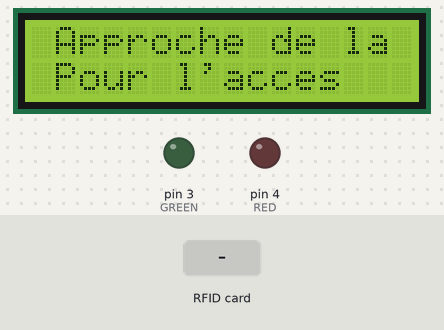
A sketch run on a simulated Arduino Uno, built with avr-gcc and run on an emulated ATmega328P. Parts: 16×2 character LCD, output pins drawn as LEDs (lit = HIGH). Inputs (shaded band) come from the test bench. Pins used as bus, display or sensor lines are not drawn.

Above: at 1.3 s.
1.4 s: RFID card 5E 7A 19 C4 held to the reader
At 2.6 s:
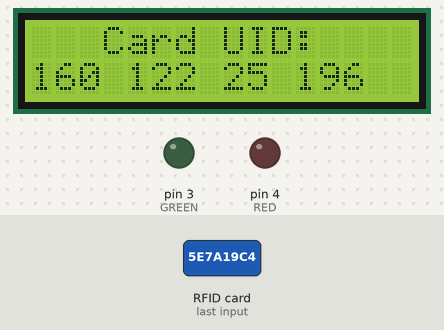
2.9 s: RFID card 5E 7A 19 C4 held to the reader
At 5.6 s:
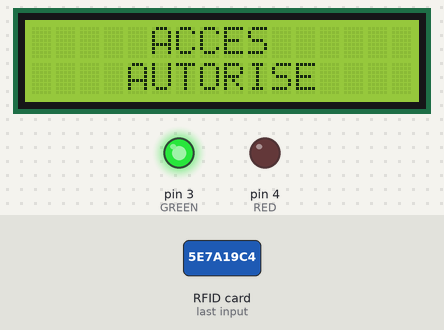
Timing chart, 0 to 8.0 s (numbered marks = the images above; inputs shaded):
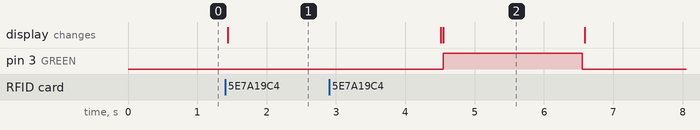

Measured:
- after the input at 1.4 s, the display: changes at once (image 1)
- after the input at 2.9 s, pin 3 (GREEN): LOW → HIGH after 1.6 s, → LOW 2.0 s later; the display: first differs from a run without the input after 1.6 s (image 2)

The sketch:

controle_d_acces.ino
```cpp
/*
Cet exemple stocke le premier numéro de carte lu dans une variable
En commençant par l'approche d'une carte, une comparaison est faite entre la valeur lue de la carte et la valeur stockée.
Les informations sont affichées sur un écran 16x2 via une communication I2C.

---------------------------------------------------------------------------------------------
Module/components      |  PIN  |
RED   LED              |  D4   |
GREEN LED              |  D3   |
LCD I2C                |       |
RFID RFID MFRC522 :
3.3v                   |  3.3v |
RST                    |  D9   |
GND                    |  GND  |
MISO                   |  D12  |
MOSI                   |  D11  |
SCK                    |  D13  |
SDA                    |  D10 |
---------------------------------------------------------------------------------------------


*/

// bibliotecas
#include <SPI.h>  // arduino standard
#include <MFRC522.h>  // besoin d'ajouter dans le dossier des bibliothèques arduino
#include <Wire.h> // arduino standard
#include <LiquidCrystal_I2C.h> // besoin d'ajouter dans le dossier des bibliothèques arduino

LiquidCrystal_I2C lcd(0x27,16,2);
#define SS_PIN 10
#define RST_PIN 9
MFRC522 mfrc522(SS_PIN, RST_PIN);    // créez un int MFRC522 portant le nom mfrc522
int *aux;
int card1[4];
int flag = 0;
int led = 13;
int cnt =0;

#define RED 4
#define GREEN 3

void setup() {
        pinMode(led, OUTPUT);

        lcd.init();
        lcd.backlight();
    SPI.begin();        // Init SPI bus
    mfrc522.PCD_Init();    // Init MFRC522 card
        lcd.print(" Approche de la carte");
        lcd.setCursor(0,1);
        lcd.print(" Pour l'acces  ");
        pinMode(RED,OUTPUT);
        pinMode(GREEN,OUTPUT);
}

void loop() {
    // Look for new cards
    if ( ! mfrc522.PICC_IsNewCardPresent()) {
        return;
    }

    // Select one of the cards
    if ( ! mfrc522.PICC_ReadCardSerial()) {
        return;
    }

    // Now a card is selected. The UID and SAK is in mfrc522.uid.

    // Dump UID

    for (byte i = 0; i < mfrc522.uid.size; i++) {
            aux[i]= mfrc522.uid.uidByte[i];
    }
           if(flag == 0)
           {
             lcd.clear();
             lcd.print("   Card UID:    ");
             lcd.setCursor(0,1);
             for (byte i = 0; i < mfrc522.uid.size; i++) {
               card1[i] = aux[i];
             lcd.print( card1[i], DEC);
             lcd.print( " ");
             flag =1;
            }
           delay(3000);
           lcd.clear();
           lcd.print(" Approche de la carte");
           lcd.setCursor(0,1);
           lcd.print("  Pour l'acces   ");
           }

           else{


             for (byte i = 0; i < mfrc522.uid.size; i++) {
               if(aux[i] == card1[i])
                cnt++;
             }

            if(cnt == mfrc522.uid.size-1)
            {
              lcd.clear();
              lcd.print("     ACCES     ");
              lcd.setCursor(1,1);
              lcd.print("   AUTORISE    ");
              digitalWrite(GREEN, HIGH);
              delay(2000);
              digitalWrite(GREEN, LOW);

             }
             else
             {
              lcd.clear();
              lcd.print("     ACCES     ");
              lcd.setCursor(0,1);
              lcd.print("     REFUSR     ");
              digitalWrite(RED, HIGH);
              delay(2000);
              digitalWrite(RED, LOW);
             }

           }

           lcd.clear();
           lcd.print(" Approche de la carte");
           lcd.setCursor(0,1);
           lcd.print("  Pour l'acces   ");
  cnt=0;
}
```
